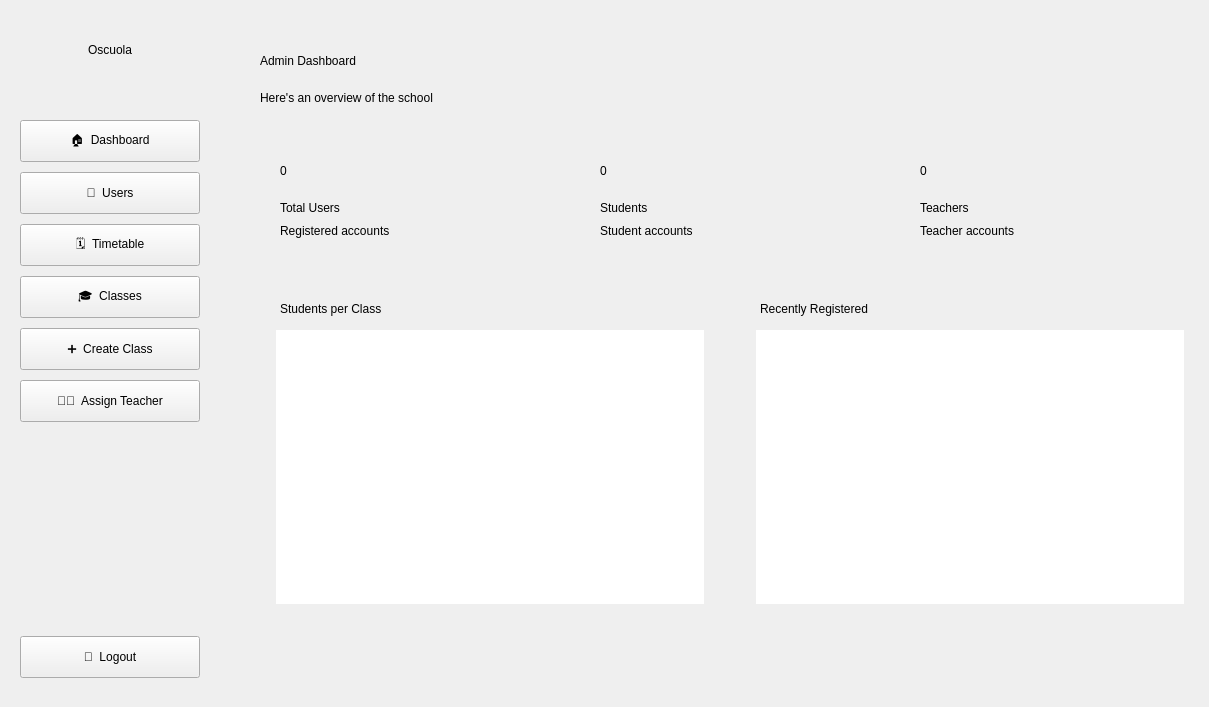
    <widget class="QWidget" name="main_menu_admin">
     <widget class="QFrame" name="sidebar_admin_1">
      <property name="geometry">
       <rect>
        <x>0</x>
        <y>0</y>
        <width>220</width>
        <height>698</height>
       </rect>
      </property>
      <widget class="QLabel" name="sidebar_title_admin_1">
       <property name="geometry">
        <rect>
         <x>0</x>
         <y>30</y>
         <width>220</width>
         <height>40</height>
        </rect>
       </property>
       <property name="text">
        <string>Oscuola</string>
       </property>
       <property name="alignment">
        <set>Qt::AlignmentFlag::AlignCenter</set>
       </property>
      </widget>
      <widget class="QPushButton" name="dashboard_but_admin_1">
       <property name="geometry">
        <rect>
         <x>20</x>
         <y>120</y>
         <width>180</width>
         <height>42</height>
        </rect>
       </property>
       <property name="cursor">
        <cursorShape>PointingHandCursor</cursorShape>
       </property>
       <property name="text">
        <string>🏠  Dashboard</string>
       </property>
      </widget>
      <widget class="QPushButton" name="users_button_admin_1">
       <property name="geometry">
        <rect>
         <x>20</x>
         <y>172</y>
         <width>180</width>
         <height>42</height>
        </rect>
       </property>
       <property name="cursor">
        <cursorShape>PointingHandCursor</cursorShape>
       </property>
       <property name="text">
        <string>👥  Users</string>
       </property>
      </widget>
      <widget class="QPushButton" name="timetable_but_admin_1">
       <property name="geometry">
        <rect>
         <x>20</x>
         <y>224</y>
         <width>180</width>
         <height>42</height>
        </rect>
       </property>
       <property name="cursor">
        <cursorShape>PointingHandCursor</cursorShape>
       </property>
       <property name="text">
        <string>🗓️  Timetable</string>
       </property>
      </widget>
      <widget class="QPushButton" name="classes_but_admin_1">
       <property name="geometry">
        <rect>
         <x>20</x>
         <y>276</y>
         <width>180</width>
         <height>42</height>
        </rect>
       </property>
       <property name="cursor">
        <cursorShape>PointingHandCursor</cursorShape>
       </property>
       <property name="text">
        <string>🎓  Classes</string>
       </property>
      </widget>
      <widget class="QPushButton" name="create_class_but_admin_1">
       <property name="geometry">
        <rect>
         <x>20</x>
         <y>328</y>
         <width>180</width>
         <height>42</height>
        </rect>
       </property>
       <property name="cursor">
        <cursorShape>PointingHandCursor</cursorShape>
       </property>
       <property name="text">
        <string>➕  Create Class</string>
       </property>
      </widget>
      <widget class="QPushButton" name="assign_teacher_but_admin_1">
       <property name="geometry">
        <rect>
         <x>20</x>
         <y>380</y>
         <width>180</width>
         <height>42</height>
        </rect>
       </property>
       <property name="cursor">
        <cursorShape>PointingHandCursor</cursorShape>
       </property>
       <property name="text">
        <string>👨‍🏫  Assign Teacher</string>
       </property>
      </widget>
      <widget class="QPushButton" name="logout_but_admin_1">
       <property name="geometry">
        <rect>
         <x>20</x>
         <y>636</y>
         <width>180</width>
         <height>42</height>
        </rect>
       </property>
       <property name="cursor">
        <cursorShape>PointingHandCursor</cursorShape>
       </property>
       <property name="text">
        <string>🚪  Logout</string>
       </property>
      </widget>
     </widget>
     <widget class="QLabel" name="admin_dash_title">
      <property name="geometry">
       <rect>
        <x>260</x>
        <y>36</y>
        <width>500</width>
        <height>50</height>
       </rect>
      </property>
      <property name="text">
       <string>Admin Dashboard</string>
      </property>
     </widget>
     <widget class="QLabel" name="admin_dash_subtitle">
      <property name="geometry">
       <rect>
        <x>260</x>
        <y>86</y>
        <width>600</width>
        <height>24</height>
       </rect>
      </property>
      <property name="text">
       <string>Here's an overview of the school</string>
      </property>
     </widget>
     <widget class="QLabel" name="admin_pfp">
      <property name="geometry">
       <rect>
        <x>1070</x>
        <y>20</y>
        <width>101</width>
        <height>91</height>
       </rect>
      </property>
      <property name="text">
       <string/>
      </property>
     </widget>
     <widget class="QLabel" name="admin_name_label">
      <property name="geometry">
       <rect>
        <x>770</x>
        <y>50</y>
        <width>210</width>
        <height>30</height>
       </rect>
      </property>
      <property name="text">
       <string/>
      </property>
      <property name="alignment">
       <set>Qt::AlignmentFlag::AlignRight|Qt::AlignmentFlag::AlignTrailing|Qt::AlignmentFlag::AlignVCenter</set>
      </property>
     </widget>
     <widget class="QFrame" name="dash_card_total_users">
      <property name="geometry">
       <rect>
        <x>260</x>
        <y>130</y>
        <width>300</width>
        <height>130</height>
       </rect>
      </property>
      <widget class="QLabel" name="dash_value_total_users">
       <property name="geometry">
        <rect>
         <x>20</x>
         <y>16</y>
         <width>260</width>
         <height>50</height>
        </rect>
       </property>
       <property name="text">
        <string>0</string>
       </property>
      </widget>
      <widget class="QLabel" name="dash_label_total_users">
       <property name="geometry">
        <rect>
         <x>20</x>
         <y>68</y>
         <width>260</width>
         <height>20</height>
        </rect>
       </property>
       <property name="text">
        <string>Total Users</string>
       </property>
      </widget>
      <widget class="QLabel" name="dash_sub_total_users">
       <property name="geometry">
        <rect>
         <x>20</x>
         <y>92</y>
         <width>260</width>
         <height>18</height>
        </rect>
       </property>
       <property name="text">
        <string>Registered accounts</string>
       </property>
      </widget>
     </widget>
     <widget class="QFrame" name="dash_card_students">
      <property name="geometry">
       <rect>
        <x>580</x>
        <y>130</y>
        <width>300</width>
        <height>130</height>
       </rect>
      </property>
      <widget class="QLabel" name="dash_value_students">
       <property name="geometry">
        <rect>
         <x>20</x>
         <y>16</y>
         <width>260</width>
         <height>50</height>
        </rect>
       </property>
       <property name="text">
        <string>0</string>
       </property>
      </widget>
      <widget class="QLabel" name="dash_label_students">
       <property name="geometry">
        <rect>
         <x>20</x>
         <y>68</y>
         <width>260</width>
         <height>20</height>
        </rect>
       </property>
       <property name="text">
        <string>Students</string>
       </property>
      </widget>
      <widget class="QLabel" name="dash_sub_students">
       <property name="geometry">
        <rect>
         <x>20</x>
         <y>92</y>
         <width>260</width>
         <height>18</height>
        </rect>
       </property>
       <property name="text">
        <string>Student accounts</string>
       </property>
      </widget>
     </widget>
     <widget class="QFrame" name="dash_card_teachers">
      <property name="geometry">
       <rect>
        <x>900</x>
        <y>130</y>
        <width>300</width>
        <height>130</height>
       </rect>
      </property>
      <widget class="QLabel" name="dash_value_teachers">
       <property name="geometry">
        <rect>
         <x>20</x>
         <y>16</y>
         <width>260</width>
         <height>50</height>
        </rect>
       </property>
       <property name="text">
        <string>0</string>
       </property>
      </widget>
      <widget class="QLabel" name="dash_label_teachers">
       <property name="geometry">
        <rect>
         <x>20</x>
         <y>68</y>
         <width>260</width>
         <height>20</height>
        </rect>
       </property>
       <property name="text">
        <string>Teachers</string>
       </property>
      </widget>
      <widget class="QLabel" name="dash_sub_teachers">
       <property name="geometry">
        <rect>
         <x>20</x>
         <y>92</y>
         <width>260</width>
         <height>18</height>
        </rect>
       </property>
       <property name="text">
        <string>Teacher accounts</string>
       </property>
      </widget>
     </widget>
     <widget class="QFrame" name="panel_users_per_class">
      <property name="geometry">
       <rect>
        <x>260</x>
        <y>280</y>
        <width>460</width>
        <height>340</height>
       </rect>
      </property>
      <widget class="QLabel" name="panel_title_users_per_class">
       <property name="geometry">
        <rect>
         <x>20</x>
         <y>16</y>
         <width>300</width>
         <height>26</height>
        </rect>
       </property>
       <property name="text">
        <string>Students per Class</string>
       </property>
      </widget>
      <widget class="QListWidget" name="admin_users_per_class_list">
       <property name="geometry">
        <rect>
         <x>16</x>
         <y>50</y>
         <width>428</width>
         <height>274</height>
        </rect>
       </property>
       <property name="frameShape">
        <enum>QFrame::Shape::NoFrame</enum>
       </property>
      </widget>
     </widget>
     <widget class="QFrame" name="panel_recent_users">
      <property name="geometry">
       <rect>
        <x>740</x>
        <y>280</y>
        <width>460</width>
        <height>340</height>
       </rect>
      </property>
      <widget class="QLabel" name="panel_title_recent_users">
       <property name="geometry">
        <rect>
         <x>20</x>
         <y>16</y>
         <width>300</width>
         <height>26</height>
        </rect>
       </property>
       <property name="text">
        <string>Recently Registered</string>
       </property>
      </widget>
      <widget class="QListWidget" name="admin_recent_users_list">
       <property name="geometry">
        <rect>
         <x>16</x>
         <y>50</y>
         <width>428</width>
         <height>274</height>
        </rect>
       </property>
       <property name="frameShape">
        <enum>QFrame::Shape::NoFrame</enum>
       </property>
      </widget>
     </widget>
    </widget>
